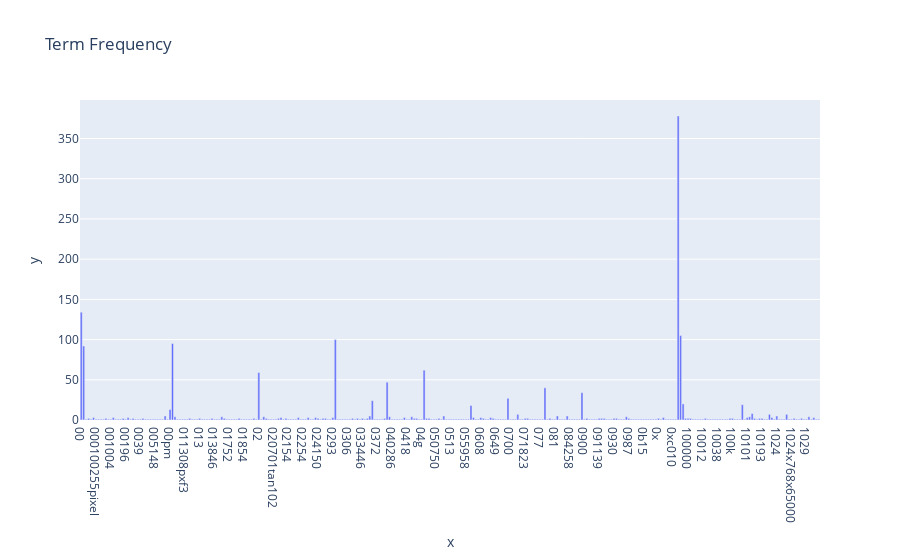

Source (notebook cell):
### Code cell
fig =  px.bar(x = count_vect.get_feature_names_out()[:300], y =term_frequencies[:300] , title = 'Term Frequency')
fig.show()

### Figure 1 — Plotly figure (JSON) as saved in the notebook; plotly's stock layout.template omitted (floating-point values rounded to 4 significant figures; data arrays with more than 128 entries replaced by an {"elided": "..."} marker saying what was removed)
{"data": [{"alignmentgroup": "True", "hovertemplate": "x=%{x}<br>y=%{y}<extra></extra>", "legendgroup": "", "marker": {"color": "#636efa", "pattern": {"shape": ""}}, "name": "", "offsetgroup": "", "orientation": "v", "showlegend": false, "textposition": "auto", "type": "bar", "x": {"elided": "300 str values"}, "xaxis": "x", "y": {"elided": "300 int values"}, "yaxis": "y"}], "layout": {"barmode": "relative", "legend": {"tracegroupgap": 0}, "title": {"text": "Term Frequency"}, "xaxis": {"anchor": "y", "domain": [0, 1], "title": {"text": "x"}}, "yaxis": {"anchor": "x", "domain": [0, 1], "title": {"text": "y"}}}}
